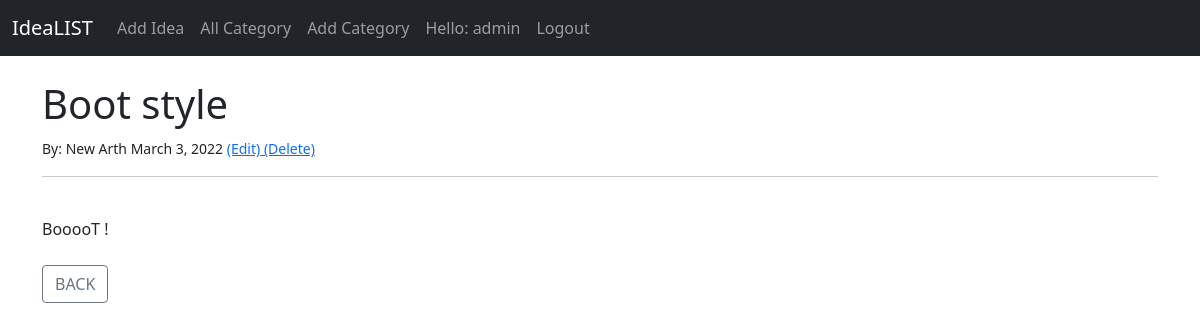
The page /article/11 (signed in) on the database as committed earlier.
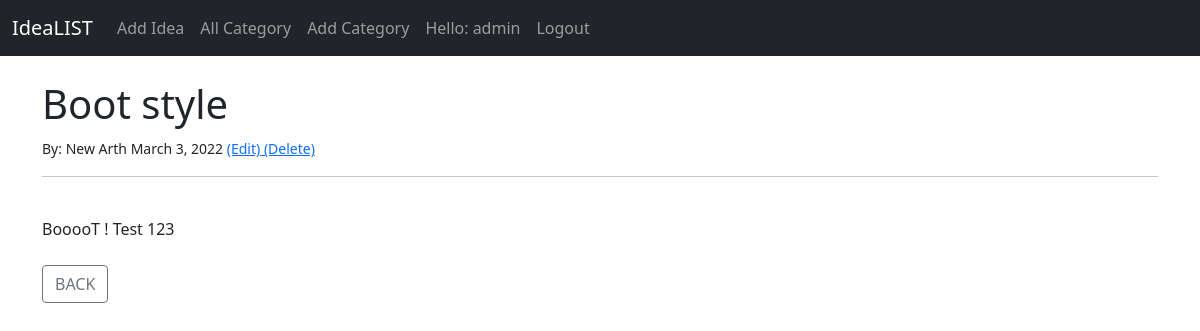
The same page on the database as committed later.
### theblog/models.py (models this page shows, shortened)
class Post(models.Model):
    title = models.CharField(max_length=255)
    title_TAG = models.CharField(max_length=255, default="My BLOG! " )  # on nie zostawił
    author = models.ForeignKey(User, on_delete=models.CASCADE,default = User)
    body = models.TextField()
    post_date = models.DateField(auto_now_add=True)
    category = models.CharField(max_length=100)

### theblog/views.py (the view)
# urls.py: path('article/<int:pk>', ArticleDetailView.as_view(), name = 'article-detail'),
class ArticleDetailView(DetailView):
    model = Post
    template_name = 'article_details.html'

### theblog/templates/article_details.html (shortened to what this page needs)
{% extends 'base.html' %}
{% block content %}
<h1> {{ post.title }}</h1>
<small>
    By: {{ post.author.first_name }} {{ post.author.last_name }} {{ post.post_date }}
    {% if user.is_authenticated %}
        <a href="{% url 'update_post' post.pk %}"> (Edit) </a>
        <a href="{% url 'delete_post' post.pk %}"> (Delete) </a>
    {% endif %}
</small>
<br/>
<hr>
<br/>
{{ post.body|safe }}
<br/><br/>
<a href="{% url 'home' %}" class="btn btn-outline-secondary">BACK</a>
{% endblock %}

Rows that differ between the two databases and show on the page:
changed Post "Boot style": body "BooooT !" → "BooooT ! Test 123"
